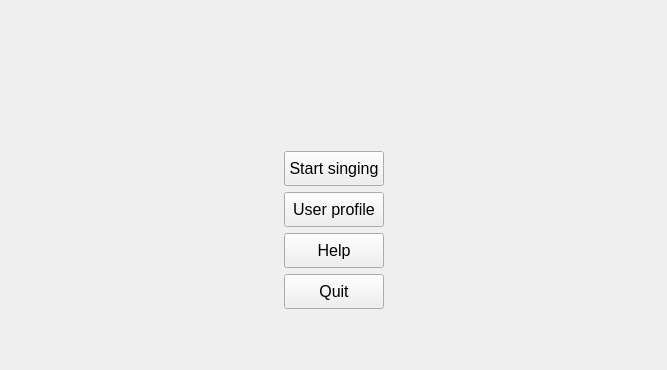
<?xml version="1.0" encoding="UTF-8"?>
<ui version="4.0">
 <class>MainMenuView</class>
 <widget class="QWidget" name="MainMenuView">
  <property name="geometry">
   <rect>
    <x>0</x>
    <y>0</y>
    <width>667</width>
    <height>370</height>
   </rect>
  </property>
  <property name="windowTitle">
   <string>Form</string>
  </property>
  <layout class="QGridLayout" name="gridLayout">
   <item row="0" column="0">
    <layout class="QVBoxLayout" name="verticalLayout">
     <property name="sizeConstraint">
      <enum>QLayout::SetMaximumSize</enum>
     </property>
     <item>
      <spacer name="verticalSpacer_2">
       <property name="orientation">
        <enum>Qt::Vertical</enum>
       </property>
       <property name="sizeType">
        <enum>QSizePolicy::MinimumExpanding</enum>
       </property>
       <property name="sizeHint" stdset="0">
        <size>
         <width>20</width>
         <height>40</height>
        </size>
       </property>
      </spacer>
     </item>
     <item>
      <widget class="QLabel" name="labelMagnifiSing">
       <property name="font">
        <font>
         <pointsize>40</pointsize>
        </font>
       </property>
       <property name="text">
       </property>
       <property name="alignment">
        <set>Qt::AlignCenter</set>
       </property>
      </widget>
     </item>
     <item>
      <widget class="QLabel" name="label_logo">
       <property name="text">
        <string/>
       </property>
       <property name="pixmap">
        <pixmap resource="resource.qrc">:/images/logo.png</pixmap>
       </property>
       <property name="alignment">
        <set>Qt::AlignCenter</set>
       </property>
      </widget>
     </item>
     <item>
      <spacer name="verticalSpacer">
       <property name="orientation">
        <enum>Qt::Vertical</enum>
       </property>
       <property name="sizeType">
        <enum>QSizePolicy::MinimumExpanding</enum>
       </property>
      </spacer>
     </item>
     <item>
      <layout class="QHBoxLayout" name="horizontalLayout_7" stretch="1,0,1">
       <item>
        <spacer name="horizontalSpacer_2">
         <property name="orientation">
          <enum>Qt::Horizontal</enum>
         </property>
         <property name="sizeHint" stdset="0">
          <size>
           <width>40</width>
           <height>20</height>
          </size>
         </property>
        </spacer>
       </item>
       <item>
        <layout class="QVBoxLayout" name="verticalLayout_2" stretch="0,0,0,0">
         <property name="sizeConstraint">
          <enum>QLayout::SetDefaultConstraint</enum>
         </property>
         <item>
          <widget class="QPushButton" name="buttonSing">
           <property name="sizePolicy">
            <sizepolicy hsizetype="MinimumExpanding" vsizetype="Fixed">
             <horstretch>0</horstretch>
             <verstretch>0</verstretch>
            </sizepolicy>
           </property>
           <property name="minimumSize">
            <size>
             <width>100</width>
             <height>35</height>
            </size>
           </property>
           <property name="maximumSize">
            <size>
             <width>16777215</width>
             <height>16777215</height>
            </size>
           </property>
           <property name="font">
            <font>
             <pointsize>12</pointsize>
            </font>
           </property>
           <property name="text">
            <string>Start singing</string>
           </property>
          </widget>
         </item>
         <item>
          <widget class="QPushButton" name="buttonLogIn">
           <property name="sizePolicy">
            <sizepolicy hsizetype="MinimumExpanding" vsizetype="Fixed">
             <horstretch>0</horstretch>
             <verstretch>0</verstretch>
            </sizepolicy>
           </property>
           <property name="minimumSize">
            <size>
             <width>100</width>
             <height>35</height>
            </size>
           </property>
           <property name="font">
            <font>
             <pointsize>12</pointsize>
            </font>
           </property>
           <property name="text">
            <string>User profile</string>
           </property>
          </widget>
         </item>
         <item>
          <widget class="QPushButton" name="buttonHelp">
           <property name="sizePolicy">
            <sizepolicy hsizetype="MinimumExpanding" vsizetype="Fixed">
             <horstretch>0</horstretch>
             <verstretch>0</verstretch>
            </sizepolicy>
           </property>
           <property name="minimumSize">
            <size>
             <width>100</width>
             <height>35</height>
            </size>
           </property>
           <property name="font">
            <font>
             <pointsize>12</pointsize>
            </font>
           </property>
           <property name="text">
            <string>Help</string>
           </property>
          </widget>
         </item>
         <item>
          <widget class="QPushButton" name="buttonQuit">
           <property name="sizePolicy">
            <sizepolicy hsizetype="MinimumExpanding" vsizetype="Fixed">
             <horstretch>0</horstretch>
             <verstretch>0</verstretch>
            </sizepolicy>
           </property>
           <property name="minimumSize">
            <size>
             <width>100</width>
             <height>35</height>
            </size>
           </property>
           <property name="font">
            <font>
             <pointsize>12</pointsize>
            </font>
           </property>
           <property name="text">
            <string>Quit</string>
           </property>
          </widget>
         </item>
        </layout>
       </item>
       <item>
        <spacer name="horizontalSpacer">
         <property name="orientation">
          <enum>Qt::Horizontal</enum>
         </property>
         <property name="sizeHint" stdset="0">
          <size>
           <width>40</width>
           <height>20</height>
          </size>
         </property>
        </spacer>
       </item>
      </layout>
     </item>
     <item>
      <spacer name="verticalSpacer_3">
       <property name="orientation">
        <enum>Qt::Vertical</enum>
       </property>
       <property name="sizeType">
        <enum>QSizePolicy::MinimumExpanding</enum>
       </property>
       <property name="sizeHint" stdset="0">
        <size>
         <width>20</width>
         <height>20</height>
        </size>
       </property>
      </spacer>
     </item>
    </layout>
   </item>
  </layout>
 </widget>
 <resources>
  <include location="resource.qrc"/>
 </resources>
 <connections/>
</ui>
